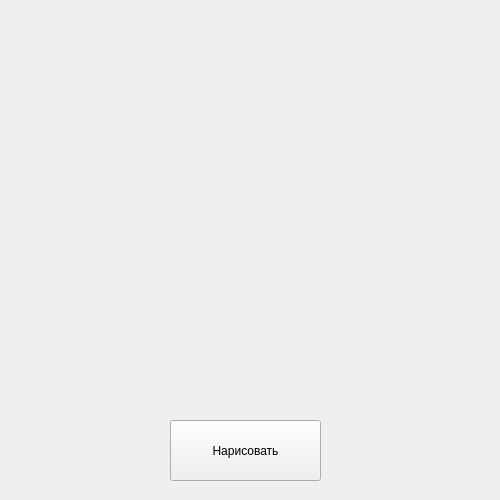
<?xml version="1.0" encoding="UTF-8"?>
<ui version="4.0">
 <class>Form</class>
 <widget class="QWidget" name="Form">
  <property name="geometry">
   <rect>
    <x>0</x>
    <y>0</y>
    <width>500</width>
    <height>500</height>
   </rect>
  </property>
  <property name="windowTitle">
   <string>Form</string>
  </property>
  <widget class="QPushButton" name="pushButton">
   <property name="geometry">
    <rect>
     <x>170</x>
     <y>420</y>
     <width>151</width>
     <height>61</height>
    </rect>
   </property>
   <property name="text">
    <string>Нарисовать</string>
   </property>
  </widget>
 </widget>
 <resources/>
 <connections/>
</ui>
